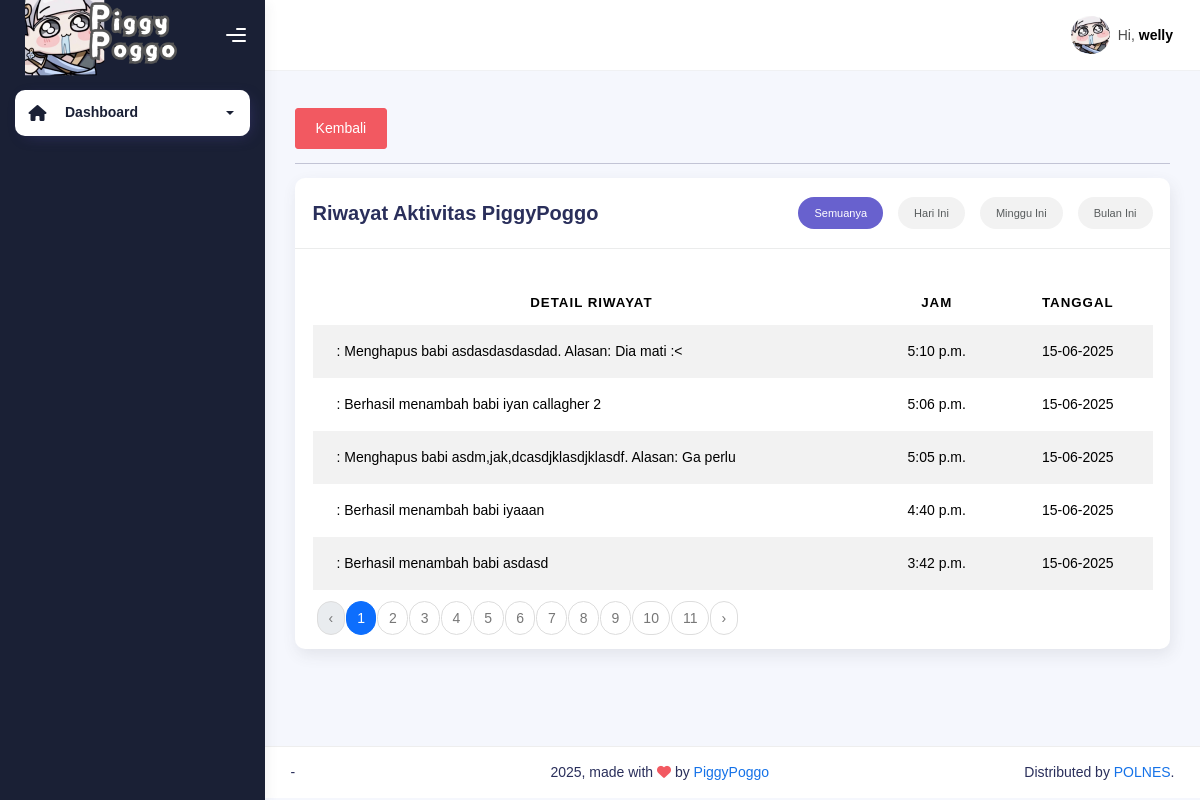
The app's page /dashboard/riwayat (signed in), older data.
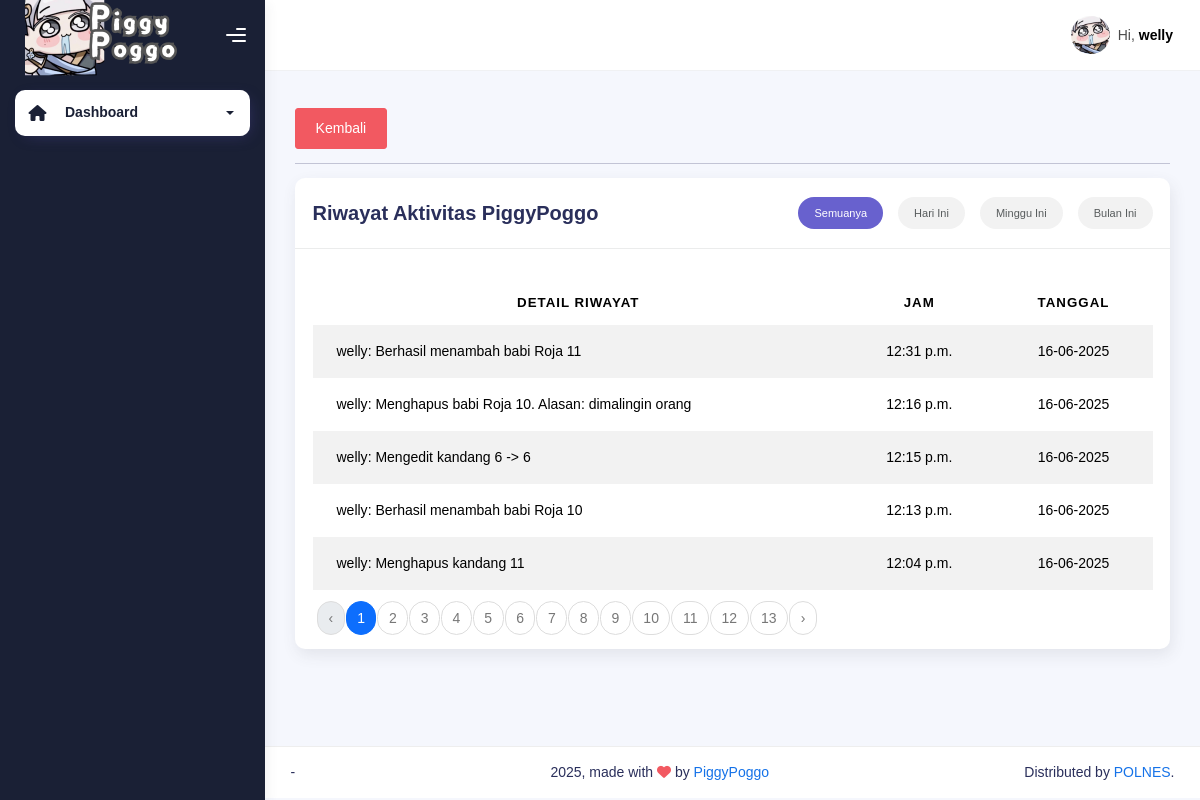
The same page, newer data.
### piggypoggo_app/models.py (models this page shows, shortened)
class Riwayat(models.Model):
    riwayat = models.TextField(null=True, blank=True)
    tanggal = models.DateTimeField(auto_now_add=True)
    user_profile = models.ForeignKey(UserProfile, null=True, blank=True, on_delete=models.SET_NULL)
    def __str__(self):
        return f'{self.riwayat}'

class UserProfile(models.Model):
    LEVEL_USER = [
        (1, "Operator"),
        (2, "Admin"),
    ]
    user = models.OneToOneField(User, on_delete=models.CASCADE)
    level = models.IntegerField(choices=LEVEL_USER, default=1)

### piggypoggo_app/views.py (the view, shortened to what this page needs)
# urls.py: path('dashboard/riwayat', views.riwayat, name="riwayat"),
@login_required
@status_required([1, 2])
def riwayat(request):
    filter_option = request.GET.get('filter', 'semua')
    all_riwayats = Riwayat.objects.all()
    if filter_option == 'hari_ini':
        from django.utils.timezone import now
        today = now().date()
        all_riwayats = all_riwayats.filter(tanggal__date=today)
    elif filter_option == 'bulan_ini':
        from django.utils.timezone import now
        today = now().date()
        all_riwayats = all_riwayats.filter(tanggal__year=today.year, tanggal__month=today.month)
    all_riwayats = all_riwayats.order_by('-tanggal')
    paginator = Paginator(all_riwayats, 5)
    page_number = request.GET.get('page')
    page_obj = paginator.get_page(page_number)
    context = {
        'page_obj': page_obj,
        'filter': filter_option,
    }
    return render(request, 'riwayat.html', context)

### piggypoggo_app/templates/riwayat.html (shortened to what the changed rows need)
{% extends "base-dashboard.html" %} {% load static %}
{% block content %}
<div class="container">
    <div class="page-inner">
        <div class="row">
            <div class="col-md-12">
                <div class="card">
                    <div class="card-body">
                        <table class="table table-striped mt-3">
                        <thead>
                            <tr>
                            <th scope="col" style="text-align: center;">Detail Riwayat</th>
                            <th scope="col" style="text-align: center;">Jam</th>
                            <th scope="col" style="text-align: center;">Tanggal</th>
                            </tr>
                        </thead>
                        <tbody>
                            {% for riwayat in page_obj %}
                            <tr>
                                <td>{{ riwayat.user_profile.user.username }}: {{ riwayat }}</td>
                                <td style="text-align: center;">{{ riwayat.tanggal|time }}</td>
                                <td style="text-align: center;">{{ riwayat.tanggal|date:'d-m-Y' }}</td>
                            </tr>
                            {% endfor %}
                        </tbody>
                        </table>
                    </div>
                    <div class="dataTables_paginate paging_simple_numbers" style="margin-top: -20px; margin-left: 20px;">
                        <ul class="pagination">
                        {% for num in page_obj.paginator.page_range %}
                            {% if page_obj.number == num %}
                            <li class="paginate_button page-item active">
                                <span class="page-link">{{ num }}</span>
                            </li>
                            {% else %}
                            <li class="paginate_button page-item">
                                <a class="page-link" href="?page={{ num }}&filter={{ filter }}">{{ num }}</a>
                            </li>
                            {% endif %}
                        {% endfor %}
                        </ul>
                    </div>
                </div>
            </div>
        </div>
    </div>
</div>
{% endblock content %}

Row changes from the older to the newer data that the page shows:
no longer on this page (row unchanged): Riwayat: riwayat "Menghapus babi asdasdasdasdad. Alasan: Dia mati :<", tanggal "5:10 p.m.", tanggal "15-06-2025"
no longer on this page (row unchanged): Riwayat: riwayat "Berhasil menambah babi iyan callagher 2", tanggal "5:06 p.m.", tanggal "15-06-2025"
no longer on this page (row unchanged): Riwayat: riwayat "Menghapus babi asdm,jak,dcasdjklasdjklasdf. Alasan: Ga perlu", tanggal "5:05 p.m.", tanggal "15-06-2025"
no longer on this page (row unchanged): Riwayat: riwayat "Berhasil menambah babi iyaaan", tanggal "4:40 p.m.", tanggal "15-06-2025"
no longer on this page (row unchanged): Riwayat: riwayat "Berhasil menambah babi asdasd", tanggal "3:42 p.m.", tanggal "15-06-2025"
added Riwayat: user_profile.user.username "welly", riwayat "Berhasil menambah babi Roja 11", tanggal "12:31 p.m.", tanggal "16-06-2025"
added Riwayat: user_profile.user.username "welly", riwayat "Menghapus babi Roja 10. Alasan: dimalingin orang", tanggal "12:16 p.m.", tanggal "16-06-2025"
added Riwayat: user_profile.user.username "welly", riwayat "Mengedit kandang 6 -> 6", tanggal "12:15 p.m.", tanggal "16-06-2025"
added Riwayat: user_profile.user.username "welly", riwayat "Berhasil menambah babi Roja 10", tanggal "12:13 p.m.", tanggal "16-06-2025"
added Riwayat: user_profile.user.username "welly", riwayat "Menghapus kandang 11", tanggal "12:04 p.m.", tanggal "16-06-2025"
Text that changed along with them:
new list line: "12"
new list line: "13"
